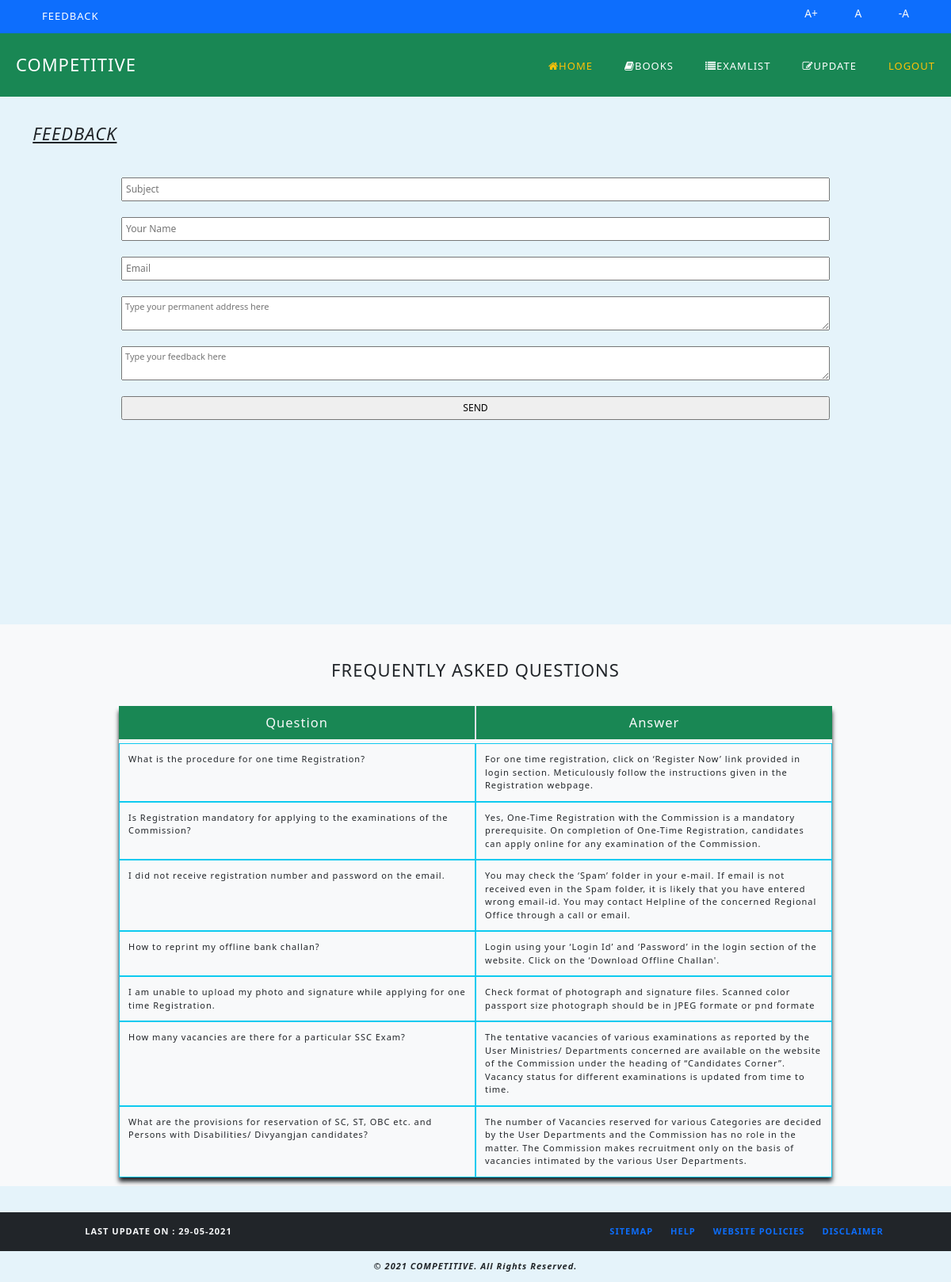
The app's page /feedback.php (signed in) with its own data.
### tables this page shows
CREATE TABLE `faq` (
  `faqId` int(10) NOT NULL,
  `question` varchar(512) NOT NULL,
  `answer` varchar(8192) NOT NULL,
  `qDate` date NOT NULL DEFAULT current_timestamp()
);

### feedback.php (the view, shortened to what this page needs)
<html lang="en">
<head>
</head>
<?php
if(isset($_SESSION['id']))
{
    ?>
<body>
    <?php include"navbar.php"?>
    <div class="container-fluid h-75">
        <div class="home_main m-5">
            <div>
                <h2 class="text-start my-5"><u><i>FEEDBACK</i></u></h2>
            </div>
            <form action="" method="POST">
                <input type="text" id="subject" name="subject" placeholder="Subject" required><br>
                <input type="text" id="firstName"name="name" placeholder="Your Name" required><br>
                <input type="email" id="email" name="email" placeholder="Email" name="email" required><br>
                <textarea id="address" name="address" class="textarea"
                    placeholder="Type your permanent address here" required></textarea><br>
                <textarea id="feedback" name="feedback" class="textarea"
                    placeholder="Type your feedback here" required></textarea><br>
                    <input type="submit" name="btn" value="SEND" />
            </form>
        </div>
    </div>
<section id="faq" class="bg-light my-5 py-3">
    <div class="h2 text-center fw-light my-5">FREQUENTLY ASKED QUESTIONS</div>
                        <div class="container">
                            <div class="row row-cols-2 text-justify">
                                <div class="col bg-success text-light border-end text-center p-3 h4">Question</div>
                                <div class="col bg-success text-light border-start text-center p-3 h4">Answer</div>
                                <?php
                                include"connection.php";
                                    $sql = "SELECT * FROM faq";
                                    $res = $conn->query($sql);
                                    foreach($res as $row){
                                        ?>
                                        <div class="col p-3 border border-info">
                                            <?php echo $row["question"]; ?>
                                        </div>
                                        <div class="col p-3 border border-info">
                                            <?php echo $row["answer"]; ?>
                                        </div>
                                        <?php
                                    }
                                ?>
                            </div>
                        </div>
                    </section>
    <?php
include "footer.php";
?>
</body>
<?php
}else{
    header("Location:index.php");
}
?>
</html>

### css/register.css (style rules this page uses)
* { margin: 0; padding: 0; box-sizing: border-box; }
html { font-size: 12px; letter-spacing: 1px; font-family: -apple-system, BlinkMacSystemFont, 'Segoe UI', Roboto, Oxygen, Ubuntu, Cantarell, 'Open Sans', 'Helvetica Neue', sans-serif; }
.container { box-shadow: 0 0.5rem .5rem; max-width: 75%; }
select, input ,input[type=file] { width: 75%; padding: 4px; font-size: 1.1rem; }
textarea { width:90%; padding: 4px; }

### css/index.css (style rules this page uses)
* { margin: 0; padding: 0; box-sizing: border-box; }
html { font-size: 11px; letter-spacing: 1px; font-family: -apple-system, BlinkMacSystemFont, 'Segoe UI', Roboto, Oxygen, Ubuntu, Cantarell, 'Open Sans', 'Helvetica Neue', sans-serif; }
body { background-color: rgba(1, 143, 208, 0.1); }

### feedback.php (style rules this page uses)
form { text-align: center; }
input, textarea { margin:10px 0; width: 80%; }

### records on screen
faq: question "What is the procedure for one time Registration?", answer "For one time registration, click on ‘Register Now’ link provided in login section. Meticulously follow the instructions given in the Registration webpage."
faq: question "Is Registration mandatory for applying to the examinations of the Commission?", answer "Yes, One-Time Registration with the Commission is a mandatory prerequisite. On completion of One-Time Registration, candidates can apply online for any examination of the Commission."
faq: question "I did not receive registration number and password on the email.", answer "You may check the ‘Spam’ folder in your e-mail. If email is not received even in the Spam folder, it is likely that you have entered wrong email-id. You may contact Helpline of the concerned Regional Office through a call or email."
faq: question "How to reprint my offline bank challan?", answer "Login using your ‘Login Id’ and ‘Password’ in the login section of the website. Click on the ‘Download Offline Challan'."
faq: question "I am unable to upload my photo and signature while applying for one time Registration.", answer "Check format of photograph and signature files. Scanned color passport size photograph should be in JPEG formate or pnd formate"
faq: question "How many vacancies are there for a particular SSC Exam?", answer "The tentative vacancies of various examinations as reported by the User Ministries/ Departments concerned are available on the website of the Commission under the heading of “Candidates Corner”. Vacancy status for different examinations is updated from time to time."
faq: question "What are the provisions for reservation of SC, ST, OBC etc. and Persons with Disabilities/ Divyangjan candidates?", answer "The number of Vacancies reserved for various Categories are decided by the User Departments and the Commission has no role in the matter. The Commission makes recruitment only on the basis of vacancies intimated by the various User Departments."
